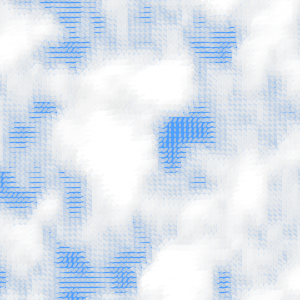
Frame 1 (no input)
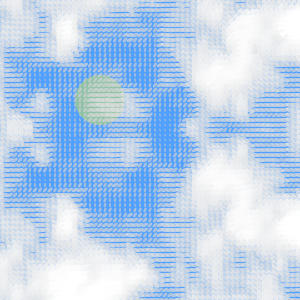
Frame 60 (the mouse pressed at the canvas centre just before this capture)
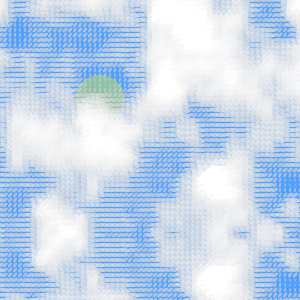
Frame 120 (the mouse held since frame 60 and released just before this capture)

The Processing sketch that drew these frames (run headless with seeded random() and noise(); from frame 60 on, the mouse is pressed at the canvas centre):

// Processing sketch: processing_119608
// ── processing_119608.pde

//cloud and sky : use the smoke to simualte the scene of looking at the sky
//Chang Kuo Ping industrial of ID
float xstart, xnoise, ystart, ynoise;
float xstartNoise, ystartNoise;
void setup() {
  size(300, 300);
  background(0);
  frameRate(24);
  xstartNoise = random(20);
  ystartNoise = random(20);
  xstart=random(10);
  ystart=random(10);
}

void draw() {
  background(80, 160, 255);
  drawsun();
  xstartNoise += 0.01;
  ystartNoise += 0.01;
  xstartNoise += 0.01;
  ystartNoise += 0.01;
  xstart +=(noise(xstartNoise)*0.5)-0.25;
  ystart +=(noise(ystartNoise)*0.5)-0.25;
  xnoise = xstart;
  ynoise = ystart;
  for (int y = 0; y <= height; y += 5) {
    ynoise += 0.1;
    xnoise = xstart;
    for (int x = 0; x <= width; x += 5) {
      xnoise += 0.1;
      drawPoint(x, y, noise(xnoise, ynoise));
    }
  }
}

void drawPoint(float x, float y, float noiseFactor) {
  pushMatrix();
  translate(x, y);
  rotate(noiseFactor * radians(540));
  float edgeSize = noiseFactor * 25;
  float grey = 180 + (noiseFactor*120);
  float alph = 150 + (noiseFactor*120);
  noStroke();
  fill(grey, alph);
  ellipse(0, 0, edgeSize, edgeSize/2);
  popMatrix();
}

void drawsun() {
  fill(255, 255, 0, 90);
  noStroke();
  ellipse(100, 100, 50, 50);
}
